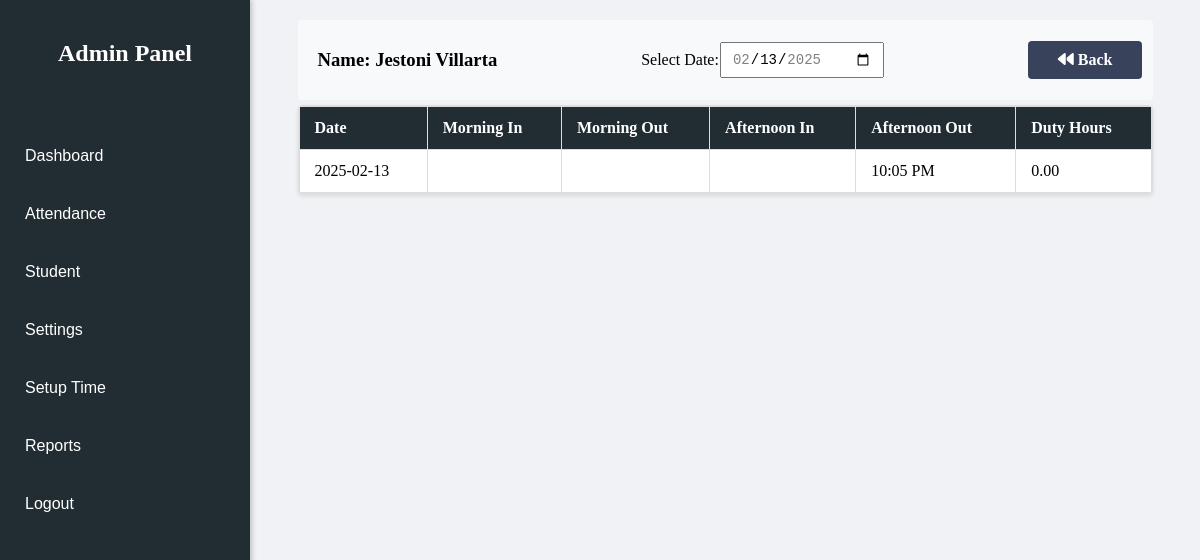
The page /ADMIN/student_records.php?id=123 on the database its author committed.
### tables this page shows
CREATE TABLE `student_tbl` (
  `ID` int(11) NOT NULL,
  `STUDENT_ID` varchar(50) NOT NULL,
  `FIRST_NAME` varchar(50) NOT NULL,
  `LAST_NAME` varchar(50) NOT NULL,
  `GENDER` varchar(50) NOT NULL,
  `EMAIL` varchar(50) NOT NULL,
  `CONTACT` varchar(50) NOT NULL,
  `ADDRESS` varchar(50) NOT NULL
);

CREATE TABLE `attendance_tbl` (
  `ID` int(11) NOT NULL,
  `STUDENT_ID` varchar(50) NOT NULL,
  `NAME` varchar(100) NOT NULL,
  `GENDER` enum('Male','Female') NOT NULL,
  `MORNING_TIME_IN` varchar(10) NOT NULL,
  `MORNING_TIME_OUT` varchar(10) DEFAULT NULL,
  `AFTERNOON_TIME_IN` varchar(10) DEFAULT NULL,
  `AFTERNOON_TIME_OUT` varchar(10) DEFAULT NULL,
  `DUTY_HOURS` varchar(6) DEFAULT NULL,
  `DATE` date NOT NULL
);

### ADMIN/student_records.php (the view, shortened to what this page needs)
<?php
include '../CONNECTION/connection.php';
$student_id = isset($_GET['id']) ? $_GET['id'] : '';
$student = null;
if (!empty($student_id)) {
    $stmt = $conn->prepare("SELECT FIRST_NAME, LAST_NAME FROM student_tbl WHERE STUDENT_ID = ?");
    $stmt->bind_param("s", $student_id);
    $stmt->execute();
    $student_result = $stmt->get_result();
    $student = $student_result->fetch_assoc();
}
$search_date = date("Y-m-d");
$date_query = "SELECT DISTINCT `DATE` FROM `attendance_tbl` ORDER BY `DATE` DESC";
$date_result = $conn->query($date_query);
$dates = [];
while ($date_row = $date_result->fetch_assoc()) {
    $dates[] = $date_row['DATE'];
}
$sql = "SELECT `DATE`, `MORNING_TIME_IN`, `MORNING_TIME_OUT`,
                `AFTERNOON_TIME_IN`, `AFTERNOON_TIME_OUT`, `DUTY_HOURS`
        FROM `attendance_tbl`
        WHERE `DATE` = ? AND `STUDENT_ID` = ?";
$stmt = $conn->prepare($sql);
$stmt->bind_param("ss", $search_date, $student_id);
$stmt->execute();
$attendance_result = $stmt->get_result();
?>
<!DOCTYPE html>
<html lang="en">
<head>
    <link rel="stylesheet" href="CSS/student_records.css">
    <link rel="stylesheet" href="https://cdnjs.cloudflare.com/ajax/libs/font-awesome/6.7.2/css/all.min.css" />
</head>
<body>
    <div class="nav">
        <?php include 'sidenav.php'; ?>
    </div>
    <div class="table-calendar-wrapper">
        <h3>
        <label> Name: </label>
            <?php
                echo isset($student['FIRST_NAME']) && isset($student['LAST_NAME'])
                    ? htmlspecialchars($student['FIRST_NAME'] . ' ' . $student['LAST_NAME'])
                    : "Student Not Found";
            ?>
        </h3>
        <div class="calendar-container">
            <form method="GET" id="dateForm">
                <label for="dateSelect">Select Date:</label>
                <input type="date" name="search_date" id="dateSelect"
                    value="<?php echo htmlspecialchars($search_date); ?>"
                    <?php if (!empty($dates)) { ?>
                        min="<?php echo min($dates); ?>" max="<?php echo max($dates); ?>"
                    <?php } ?>
                    onchange="document.getElementById('dateForm').submit()">
            </form>
        </div>
        <a href="student.php" class="back-btn"><i class="fa-solid fa-backward"></i> Back</a>
    </div>
    <div class="table-wrapper">
        <div class="table-container">
            <table>
                <thead>
                    <tr>
                        <th>Date</th>
                        <th>Morning In</th>
                        <th>Morning Out</th>
                        <th>Afternoon In</th>
                        <th>Afternoon Out</th>
                        <th>Duty Hours</th>
                    </tr>
                </thead>
                <tbody>
                    <?php
                    if ($attendance_result->num_rows > 0) {
                        while ($row = $attendance_result->fetch_assoc()) {
                            echo "<tr>
                                <td>" . htmlspecialchars($row["DATE"]) . "</td>
                                <td>" . htmlspecialchars($row["MORNING_TIME_IN"]) . "</td>
                                <td>" . htmlspecialchars($row["MORNING_TIME_OUT"]) . "</td>
                                <td>" . htmlspecialchars($row["AFTERNOON_TIME_IN"]) . "</td>
                                <td>" . htmlspecialchars($row["AFTERNOON_TIME_OUT"]) . "</td>
                                <td>" . htmlspecialchars($row["DUTY_HOURS"]) . "</td>
                            </tr>";
                        }
                    } else {
                        echo "<tr><td colspan='6'>No attendance records found</td></tr>";
                    }
                    ?>
                </tbody>
            </table>
        </div>
    </div>
</body>
</html>

### ADMIN/CSS/student_records.css (style rules this page uses)
body { margin: 0; padding: 0; background-color: #f0f2f5; }
.table-wrapper { max-width: 90%; margin: 0 auto; background-color: #f0f2f5; }
h3 { padding-left: 20px; color: black; }
.table-calendar-wrapper { max-width: 90%; border-radius: 4px; background-color: #f8f9fa; margin: 0 auto 5px; display: flex; justify-content: space-between; align-items: center; height: 80px; padding: 0 ; margin-top: 20px; }
.table-container { background-color: #fff; border: 1px solid #ddd; border-radius: 4px; box-shadow: 0 2px 4px rgba(0, 0, 0, 0.1); max-height: calc(100vh - 150px); overflow-y: auto; overflow-x: auto; }
thead th { position: sticky; top: 0; z-index: 10; background-color: #222d33; color: #ffffff; padding: 12px 15px; border: 1px solid #ddd; }
table { width: 100%; border-collapse: collapse; text-align: left; color: black; }
table th { background-color: #222d33; color: #ffffff; padding: 12px 15px; border: 1px solid #ddd; }
table td { padding: 12px 15px; border: 1px solid #ddd; }
.back-btn { padding: 10px 30px; margin-right: 10px; background-color: #38425A; color: #fff; text-decoration: none; border-radius: 4px; transition: background-color 0.3s ease; font-weight: bold; }
.calendar-container { margin: 0; display: flex; align-items: center; color: black; }
.calendar-container form { border-radius: 25px; padding: 5px 10px; display: flex; align-items: center; gap: 1px; }
.calendar-container input { width: 140px; padding: 7px 10px; font-size: 14px; }

### ADMIN/CSS/sidenav.css (style rules this page uses)
body { margin-left: 250px; color: #fff; }

### rows shown on the page
student_tbl: FIRST_NAME+LAST_NAME "Jestoni Villarta"
attendance_tbl: DATE "2025-02-13", AFTERNOON_TIME_OUT "10:05 PM", DUTY_HOURS "0.00"
